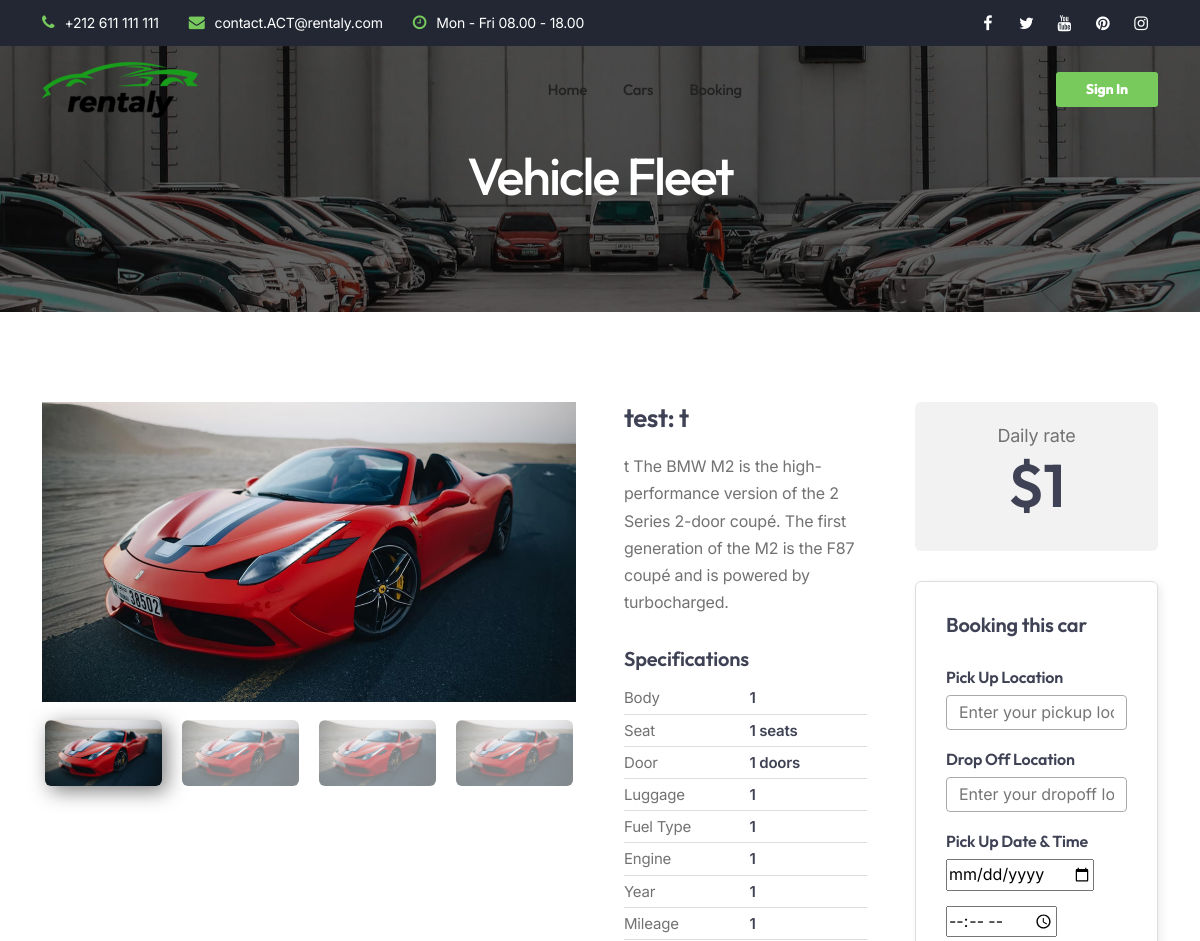
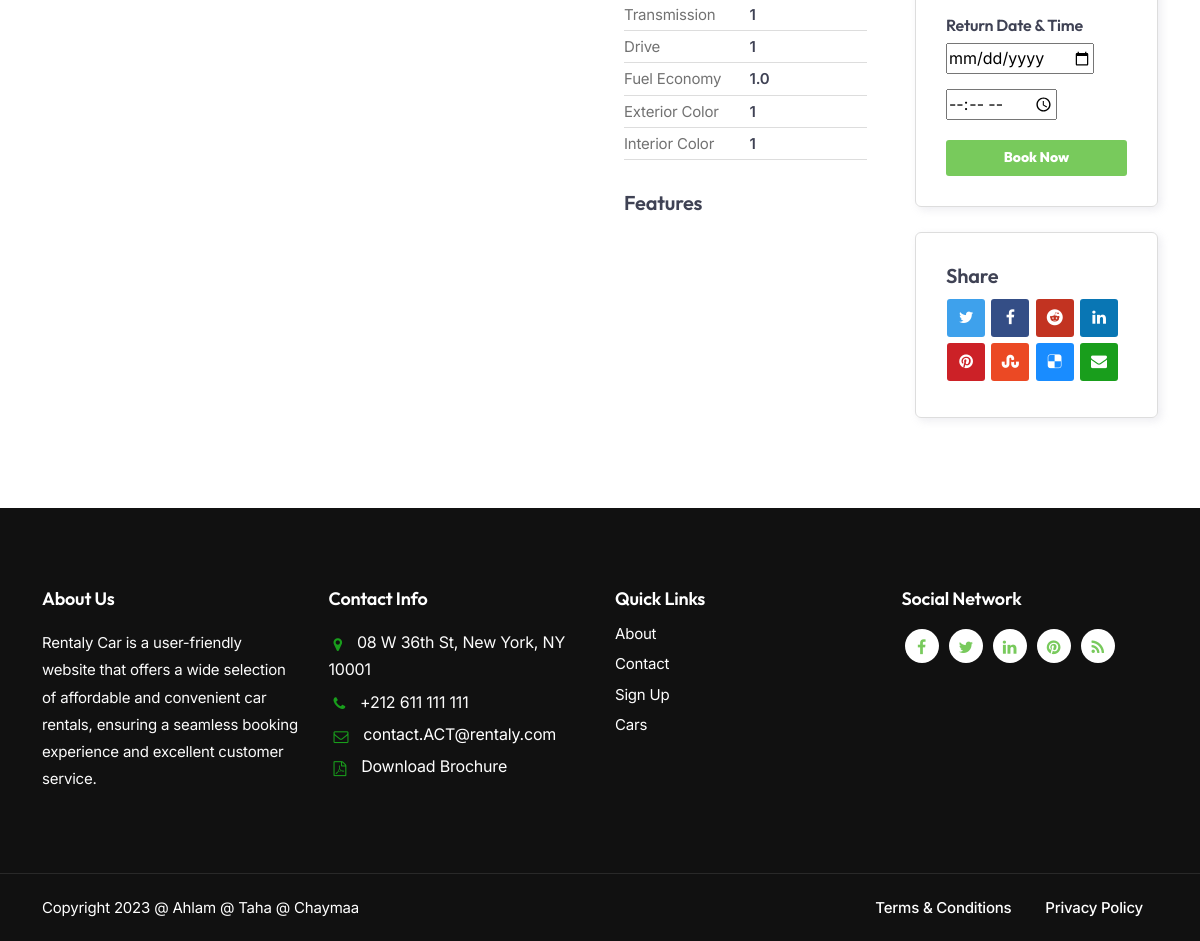
Page /car/3/ on the committed database (2 pictures, top to bottom).
### myappvoiture/models.py (models this page shows, shortened)
class Voiture1(models.Model):
    Nom = models.CharField(max_length=50)
    Description = models.CharField(max_length=1000)
    Daily_rate = models.IntegerField(default=0)
    Bdy = models.CharField(max_length=50)
    Siege = models.IntegerField(null=True)
    Porte = models.IntegerField(null=True)
    Bagage = models.IntegerField(null=True)
    Carburants = models.CharField(max_length=50)
    Moteur = models.IntegerField(null=True)
    Anne = models.IntegerField(null=True)
    Kilometrage = models.IntegerField(null=True)
    transmission = models.CharField(max_length=50)
    dure  = models.CharField(max_length=50)
    Fueleco = models.FloatField(null=True)
    color_exterieur=models.CharField(max_length=50)
    color_inter = models.CharField(max_length=50)
    BL = models.BooleanField(default=False,null=True)
    MP = models.BooleanField(default=False,null=True)
    CL = models.BooleanField(default=False,null=True)
    Sunroof = models.BooleanField(default=False,null=True)
    photo1 = models.ImageField()
    photo2 = models.ImageField()
    photo3 = models.ImageField()
    photo4 = models.ImageField()

### myappvoiture/views.py (the view)
# urls.py: path('car/<int:pk>/',CarDetail.as_view(),name = "cardetail"),
class CarDetail(DetailView):
    model = Voiture1
    template_name = 'carsingle.html'
    context_object_name = 'car'

### myappvoiture/context_processors.py (called while the page is built)
def client_id(request):
    client_id = request.session.get('client_id')
    context = {}
    if client_id:
        try:
            client = Client1.objects.get(id=client_id)
            context['client'] = client
        except Client1.DoesNotExist:
            pass
    return context

### myappvoiture/Templates/carsingle.html (shortened to what this page needs)
 {% extends "base.html" %}
{% block content %}
 <div class="no-bottom no-top zebra" id="content">
            {% load static %}
            <section id="subheader" class="jarallax text-light">
                <img src="{% static 'images/background/2.jpg' %}" class="jarallax-img" alt="">
                    <div class="center-y relative text-center">
                        <div class="container">
                            <div class="row">
                                <div class="col-md-12 text-center">
									<h1>Vehicle Fleet</h1>
                                </div>
                            </div>
                        </div>
                    </div>
            </section>
            <section id="section-car-details">
                <div class="container">
                    <div class="row g-5">
                        <div class="col-lg-6">
                            <div id="slider-carousel" class="owl-carousel">
                                <div class="item">
                                    <img src="{% static car.photo1 %}" alt="">
                                </div>
                            </div>
                        </div>
                        <div class="col-lg-3">
                            <h3>test: {{car.Nom}} </h3>
                            <p>{{car.Description}}
                                The BMW M2 is the high-performance version of the 2 Series 2-door coupé. The first generation of the M2 is the F87 coupé and is powered by turbocharged.</p>
                            <div class="spacer-10"></div>
                            <h4>Specifications</h4>
                            <div class="de-spec">
                                <div class="d-row">
                                    <span class="d-title">Body</span>
                                    <spam class="d-value">{{car.Bdy}}</spam>
                                </div>
                                <div class="d-row">
                                    <span class="d-title">Seat</span>
                                    <spam class="d-value">{{car.Siege}} seats</spam>
                                </div>
                                <div class="d-row">
                                    <span class="d-title">Door</span>
                                    <spam class="d-value">{{car.Porte}} doors</spam>
                                </div>
                                <div class="d-row">
                                    <span class="d-title">Luggage</span>
                                    <spam class="d-value">{{car.Bagage}}</spam>
                                </div>
                                <div class="d-row">
                                    <span class="d-title">Fuel Type</span>
                                    <spam class="d-value">{{car.Carburants}}</spam>
                                </div>
                                <div class="d-row">
                                    <span class="d-title">Engine</span>
                                    <spam class="d-value">{{car.Moteur}}</spam>
                                </div>
                                <div class="d-row">
                                    <span class="d-title">Year</span>
                                    <spam class="d-value">{{car.Anne}}</spam>
                                </div>
                                <div class="d-row">
                                    <span class="d-title">Mileage</span>
                                    <spam class="d-value">{{car.Kilometrage}}</spam>
                                </div>
                                <div class="d-row">
                                    <span class="d-title">Transmission</span>
                                    <spam class="d-value">{{car.transmission}}</spam>
                                </div>
                                <div class="d-row">
                                    <span class="d-title">Drive</span>
                                    <spam class="d-value">{{car.dure}}</spam>
                                </div>
                                <div class="d-row">
                                    <span class="d-title">Fuel Economy</span>
                                    <spam class="d-value">{{car.Fueleco}}</spam>
                                </div>
                                <div class="d-row">
                                    <span class="d-title">Exterior Color</span>
                                    <spam class="d-value">{{car.color_exterieur}}</spam>
                                </div>
                                <div class="d-row">
                                    <span class="d-title">Interior Color</span>
                                    <spam class="d-value">{{car.color_inter}}</spam>
                                </div>
                            </div>
                            <div class="spacer-single"></div>
                            <h4>Features</h4>
                        </div>
                        <div class="col-lg-3">
                            <div class="de-price text-center">
                                Daily rate
                                <h3>${{car.Daily_rate}}</h3>
                            </div>
                            <div class="spacer-30"></div>
                            <div class="de-box mb25">
                                <form name="contactForm"  method="post" action="{% url 'addreservation' %}">
                                    <h4>Booking this car</h4>
                                    <div class="spacer-20"></div>
                                    <div class="row">
                                        <div class="col-lg-12 mb20">
                                            <h5>Pick Up Location</h5>
                                            <input type="text" name="PickupLocation" onfocus="geolocate()" placeholder="Enter your pickup location" id="PickupLocation" autocomplete="off" class="form-control">
                                        </div>
                                        <div class="col-lg-12 mb20">
                                            <h5>Drop Off Location</h5>
                                            <input type="text" name="DropoffLocation" onfocus="geolocate()" placeholder="Enter your dropoff location" id="DropoffLocation" autocomplete="off" class="form-control">
                                        </div>
                                      <div class="col-lg-12 mb20">
                                            <h5>Pick Up Date & Time</h5>
                                            <div class="date-time-field">
                                                <input type="date" id="PickUpDate"  name="Pick Up Date" value="" class="selectpicker default" style="margin-bottom: 15px;"></br>
                                                <input type="time" id="PickUpTime"  name="Pick Up Time" value="" class="selectpicker default">
                                            </div>
                                        </div>
                                        <div class="col-lg-12 mb20">
                                            <h5>Return Date & Time</h5>
                                            <div class="date-time-field">
                                                <input type="date"  id="CollectionDate"  name="Collection Date" value="" class="selectpicker default" style="margin-bottom: 15px;">
                                                <input type="time" id="CollectionTime"  name="Collection Time" value="" class="selectpicker default" >
                                            </div>
                                        </div>
                                    </div>
                                    <input type='submit' id='send_message' value='Book Now' class="btn-main btn-fullwidth">
                                </form>
                            </div>
                            <div class="de-box">
                                <h4>Share</h4>
                                <div class="de-color-icons">
                                    <span><i class="fa fa-twitter fa-lg"></i></span>
                                    <span><i class="fa fa-facebook fa-lg"></i></span>
                                    <span><i class="fa fa-reddit fa-lg"></i></span>
                                    <span><i class="fa fa-linkedin fa-lg"></i></span>
                                    <span><i class="fa fa-pinterest fa-lg"></i></span>
                                    <span><i class="fa fa-stumbleupon fa-lg"></i></span>
                                    <span><i class="fa fa-delicious fa-lg"></i></span>
                                    <span><i class="fa fa-envelope fa-lg"></i></span>
                                </div>
                            </div>
                        </div>
                    </div>
                </div>
            </section>
        </div>
  {%endblock%}

### Static/css/colors/scheme-01.css (style rules this page uses)
:root { --primary-color: #78CA5C; --primary-color-rgb: 120, 202, 92; --secondary-color: #199e1c; --secondary-color-rgb: 25, 158, 28; }

### rows in the picture
Voiture1: photo1 (picture), Nom "t", Description "t", Bdy "1", Siege "1", Porte "1", Bagage "1", Carburants "1", Moteur "1", Anne "1", Kilometrage "1", transmission "1", dure "1", Fueleco "1.0", color_exterieur "1", color_inter "1", Daily_rate "1"
